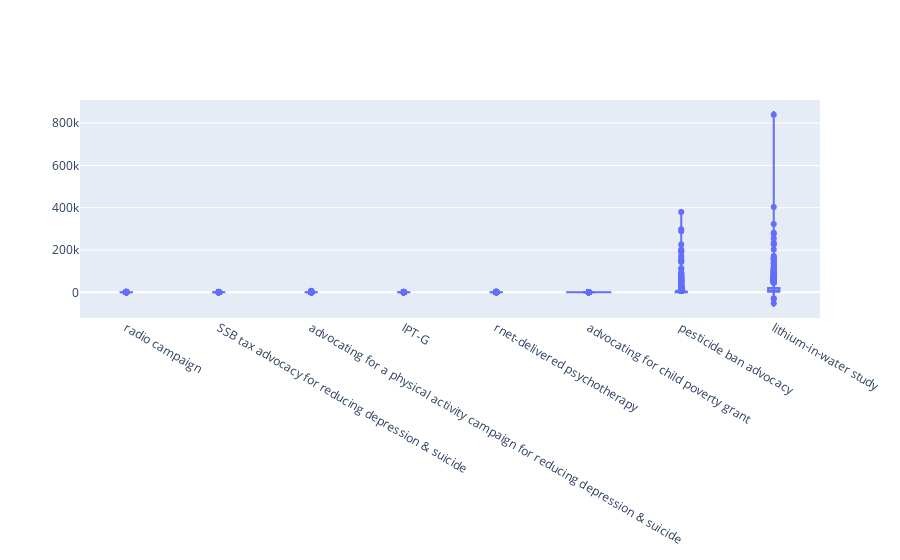

Notebook cell for this chart:
### Code cell
fig = go.Figure()
fig.add_trace(go.Violin(x=df3["column_name"], y=df3["value"]))
fig.update_traces(box_visible=True, meanline_visible=True)

### Figure 1 — Plotly figure (JSON) as saved in the notebook; plotly's stock layout.template omitted (floating-point values rounded to 4 significant figures; data arrays with more than 128 entries replaced by an {"elided": "..."} marker saying what was removed)
{"data": [{"box": {"visible": true}, "meanline": {"visible": true}, "type": "violin", "x": {"elided": "8000 str values"}, "y": {"elided": "8000 float values"}}], "layout": {}}
